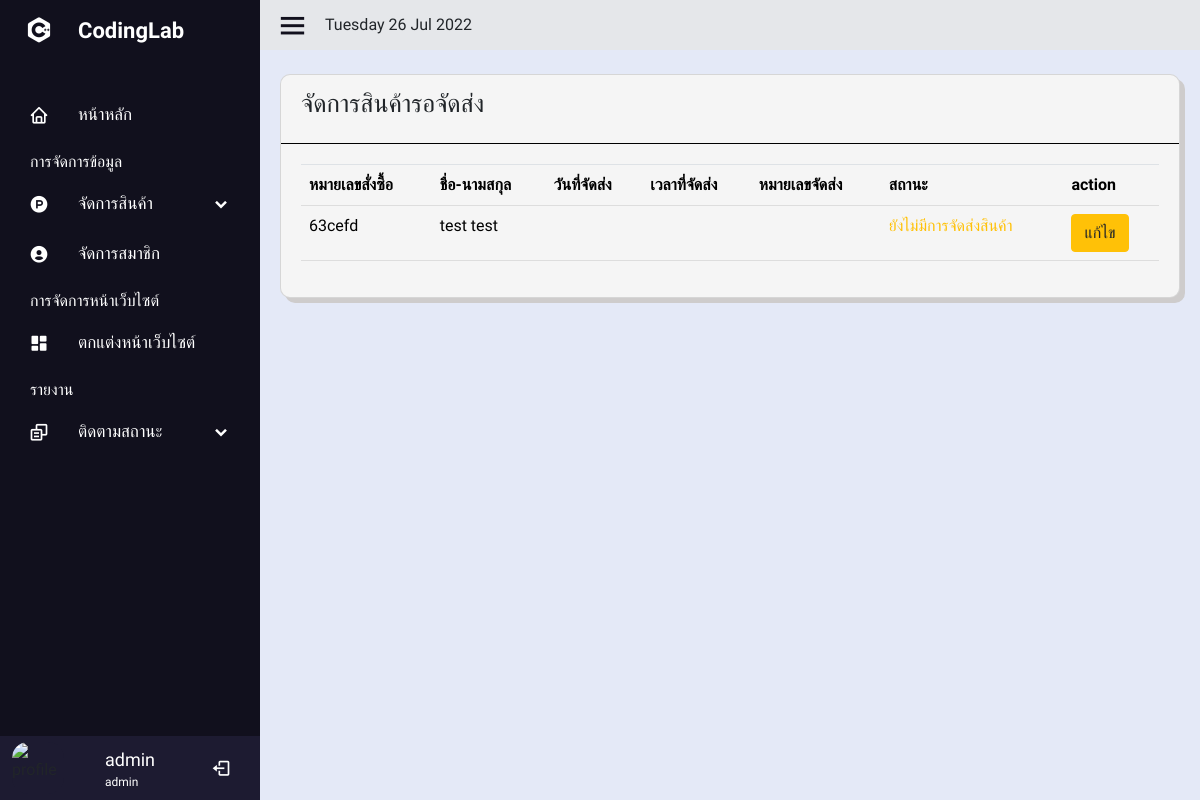
Screenshot of /admin/delivery.php (signed in) with the database file from the repository.
### tables this page shows
CREATE TABLE `users` (
  `id` int(10) NOT NULL AUTO_INCREMENT,
  `firstname` varchar(255) NOT NULL,
  `lastname` varchar(255) NOT NULL,
  `email` varchar(255) NOT NULL,
  `password` varchar(255) NOT NULL,
  `urole` varchar(255) NOT NULL,
  `created_at` timestamp NOT NULL DEFAULT current_timestamp(),
  `phone` varchar(50) NOT NULL,
  `sex` varchar(255) NOT NULL,
  `status` text NOT NULL,
  PRIMARY KEY (`id`)
);

CREATE TABLE `payment` (
  `pay_id` int(10) NOT NULL AUTO_INCREMENT,
  `pay_name` varchar(100) NOT NULL,
  `pay_email` varchar(100) NOT NULL,
  `pay_Phone` varchar(100) NOT NULL,
  `pay_price` int(11) NOT NULL,
  `pay_date` varchar(50) NOT NULL,
  `delivery_date` varchar(50) DEFAULT NULL,
  `pay_time` varchar(50) NOT NULL,
  `delivery_time` varchar(50) NOT NULL,
  `pay_note` varchar(100) NOT NULL,
  `pay_pic` varchar(255) NOT NULL,
  `bill_trx` varchar(255) NOT NULL,
  `pay_ems` varchar(50) NOT NULL,
  `pay_id_ems` varchar(50) DEFAULT NULL,
  `pay_status` varchar(50) NOT NULL,
  PRIMARY KEY (`pay_id`)
);

### admin/delivery.php (the view, shortened to what this page needs)
<?php include('sidebar.php'); ?>
<section class="home-section">
    <div class="home-content">
        <i class='bx bx-menu'></i>
        <?php
        echo date('l' . ' ' . 'd' . ' ' . 'M' . ' ' . 'Y');
        ?>
    </div>
    <div class="table-content mt-4">
        <div class="card">
            <div class="card-head pr-2">
                <p>จัดการสินค้ารอจัดส่ง</p>
            </div>
            <div class="card-body">
                <div class="box-tale">
                    <table class="table" id="dataal">
                        <thead>
                            <tr>
                                <th>หมายเลขสั่งซื้อ</th>
                                <th>ชื่อ-นามสกุล</th>
                                <th>วันที่จัดส่ง</th>
                                <th>เวลาที่จัดส่ง</th>
                                <th>หมายเลขจัดส่ง</th>
                                <th>สถานะ</th>
                                <th>action</th>
                            </tr>
                        </thead>
                        <tbody>
                            <?php
                            $sql = $conn->prepare("SELECT * FROM payment WHERE pay_status ='ยืนยันสินค้าเรียบร้อย' order by pay_date ASC");
                            $sql->execute();
                            $row = $sql->fetchAll(PDO::FETCH_OBJ);
                            if ($sql->rowCount() > 0) {
                                foreach ($row as $res) {
                            ?>
                                    <tr>
                                        <td><?php echo $res->bill_trx; ?></td>
                                        <td><?php echo $res->pay_name; ?></td>
                                        <td><?php echo $res->delivery_date; ?></td>
                                        <td><?php echo $res->delivery_time; ?></td>
                                        <td><?php echo $res->pay_id_ems; ?></td>
                                        <?php if ($res->pay_ems == 'ยังไม่มีการจัดส่งสินค้า') {
                                        ?>
                                            <td class="text-warning"><?php echo $res->pay_ems; ?></td>
                                        <?php } else { ?>
                                            <td class="text-success"><?php echo $res->pay_ems; ?></td>
                                        <?php } ?>
                                        <td>
                                            <button class="btn btn-warning" onclick="editdelivery('<?php echo $res->pay_id; ?>')">แก้ไข</button>
                                        </td>
                                    </tr>
                            <?php     }
                            } ?>
                        </tbody>
                    </table>
                </div>
            </div>
        </div>
    </div>
</section>
<br>
</body>
</html>

### admin/sidebar.php (shortened to what this page needs)
<?php
include('../include/connect.php')
?>
<!doctype html>
<html lang="th">
<link href='https://unpkg.com/boxicons@2.1.2/css/boxicons.min.css' rel='stylesheet'>
<link rel="stylesheet" href="https://cdn.jsdelivr.net/npm/bootstrap@4.0.0/dist/css/bootstrap.min.css">
<link rel="stylesheet" href="assets/css/sw_custom.css">
<link rel="stylesheet" href="styles.css">
<body>
    <div class="sidebar">
        <div class="logo-detil">
            <i class="bx bxl-c-plus-plus"></i>
            <span class="logo-name">
                CodingLab
            </span>
        </div>
        <ul class="nav-linked">
            <li>
                <a href="index.php">
                    <i class='bx bx-home'></i>
                    <span class="link-named">
                        หน้าหลัก
                    </span>
                </a>
            </li>
            <p class="manage">การจัดการข้อมูล</p>
            <li>
                <div class="icon-link">
                    <a href="#">
                        <i class='bx bxl-product-hunt'></i>
                        <span class="link-named">
                            จัดการสินค้า
                        </span>
                    </a>
                    <i class='bx bxs-chevron-down arrow'></i>
                </div>
            </li>
            <li>
                <a href="useredit.php">
                    <i class='bx bxs-user-circle'></i>
                    <span class="link-named">
                        จัดการสมาชิก
                    </span>
                </a>
            </li>
            <p class="manage">การจัดการหน้าเว็บไซต์</p>
            <li>
                <a href="Carousel.php">
                    <i class='bx bxs-dashboard'></i>
                    <span class="link-named">
                        ตกแต่งหน้าเว็บไซต์
                    </span>
                </a>
            </li>
            <p class="manage">รายงาน</p>
            <li>
                <div class="icon-link">
                    <a href="#">
                        <i class='bx bx-copy-alt'></i>
                        <span class="link-named">
                            ติดตามสถานะ
                        </span>
                    </a>
                    <i class='bx bxs-chevron-down arrow'></i>
                </div>
            </li>
            <li>
                <?php
                if (isset($_SESSION['admin_login'])) {
                    $sql = $conn->prepare("SELECT * FROM users WHERE id = '" . $_SESSION["admin_login"] . "' LIMIT 1");
                    $sql->execute();
                    $row = $sql->fetch(PDO::FETCH_ASSOC);
                } else {
                    echo "<script>window.location='../index.php'</script>";
                    exit;
                }
                ?>
                <div class="profile-details">
                    <div class="profile-content">
                        <img src="https://media-cdn.tripadvisor.com/media/photo-s/15/a4/9b/77/legacy-hotel-at-img-academy.jpg" alt="profile">
                    </div>
                    <div class="name-job">
                        <div class="profile-name"><?php echo $row['firstname']; ?></div>
                        <div class="job"><?php echo $row['urole']; ?></div>
                    </div>
                    <a href="../include/logout.php"> <i class="bx bx-log-out"></i></a>
                </div>
            </li>
        </ul>
    </div>

### admin/styles.css (style rules this page uses)
* { margin: 0; padding: 0; box-sizing: border-box; font-family: 'Mitr', sans-serif; }
body { background-color: #E4E9F7; }
.sidebar { position: fixed; top: 0; left: 0; height: 100%; width: 260px; background: #11101d; z-index: 100; transition: all 0.5s ease; }
.sidebar .manage { color: #fff; margin-top: 10px; margin-left: 30px; margin-bottom: 5px; }
.sidebar .logo-detil { height: 60px; width: 100%; display: flex; align-items: center; }
.sidebar .logo-detil i { font-size: 30px; color: #fff; height: 50px; min-width: 78px; text-align: center; line-height: 50px; }
.sidebar .logo-detil .logo-name { font-size: 22px; color: #fff; font-weight: 600; transition: 0.3s ease; transition-delay: 0.1s; }
.sidebar .nav-linked { height: 100%; padding: 30px 0 150px 0; overflow: auto; }
.sidebar .nav-linked li .icon-link { display: flex; align-items: center; justify-content: space-between; }
.sidebar .nav-linked li { position: relative; list-style: none; transition: all 0.4s ease; }
.sidebar .nav-linked li i { height: 50px; min-width: 78px; text-align: center; line-height: 50px; color: #fff; font-size: 20px; cursor: pointer; transition: all 0.3s ease; }
.sidebar .nav-linked li a { display: flex; align-items: center; text-decoration: none; }
.sidebar .nav-linked li a .link-named { font-size: 17px; font-weight: 400; color: #fff; }
.sidebar .profile-details { position: fixed; bottom: 0; width: 260px; display: flex; align-items: center; justify-content: space-between; background-color: #1d1b31; padding: 6px 0; width: 260px; transition: all 0.5s ease; }
.sidebar .profile-details .profile-content { display: flex; align-items: center; }
.sidebar .profile-details img { height: 52px; width: 52px; object-fit: cover; border-radius: 16px; margin: 0 14px 0 12px; background-color: #1d1b31; transition: all 0.5s ease; }
.sidebar .profile-details .profile-name, .sidebar .profile-details .job { color: #fff; font-size: 18px; font-weight: 500; white-space: nowrap; }
.sidebar .profile-details .job { font-size: 12px; }
.home-section { position: relative; height: 100%; left: 260px; width: calc(100% - 260px ); transition: all 0.5s ease; }
.home-section .home-content { background-color: #e5e7ea; height: 50px; display: flex; align-items: center; }
.home-section .home-content .bx-menu, .home-section .home-content .text { color: #11101d; font-size: 35px; }
.home-section .home-content .bx-menu { margin: 0 15px; cursor: pointer; }
.home-section .table-content { display: flex; margin-left: 20px; margin-right: 20px; }
.home-section .card { background-color: #F5F5F5; width: 100%; height: auto; border-radius: 10px; box-shadow: 5px 5px #cecccc; }
.home-section .card .card-head { border-bottom: 1px solid black ; }
.home-section .card .card-head p { margin: 10px 0 20px 20px; font-size: 25px; }
.home-section .table-content .box-tale { color: black; width: 100%; }
.home-section .table-content .box-tale table { border-collapse: collapse; width: 100%; height: auto; }
.home-section .table-content .box-tale th { padding: 8px; text-align: left; border-bottom: 1px solid #ddd; }
.home-section .table-content .box-tale td { padding: 8px; text-align: left; border-bottom: 1px solid #ddd; }

### rows the page displays
users: firstname "admin", urole "admin"
payment: bill_trx "63cefd", pay_name "test test", pay_ems "ยังไม่มีการจัดส่งสินค้า"

### other values shown
date('l' . ' ' . 'd' . ' ' . 'M' . ' ' . 'Y') "Tuesday 26 Jul 2022"
